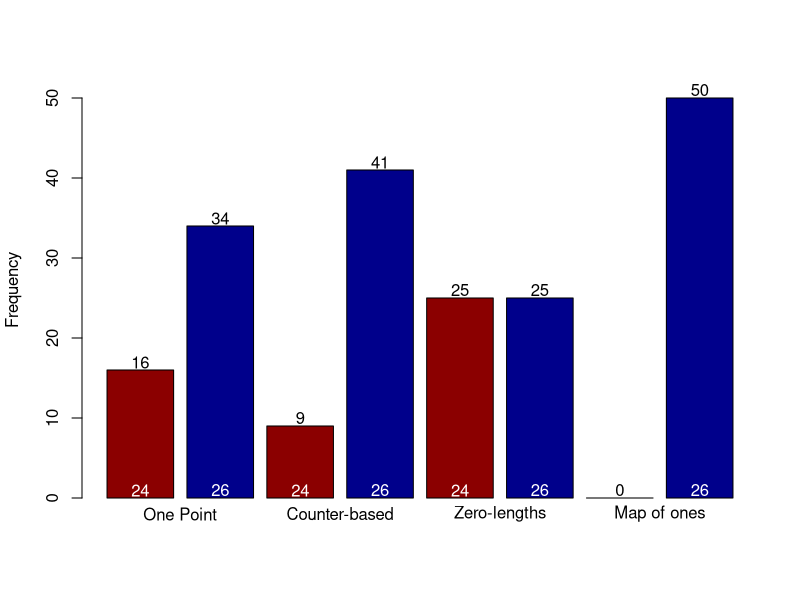
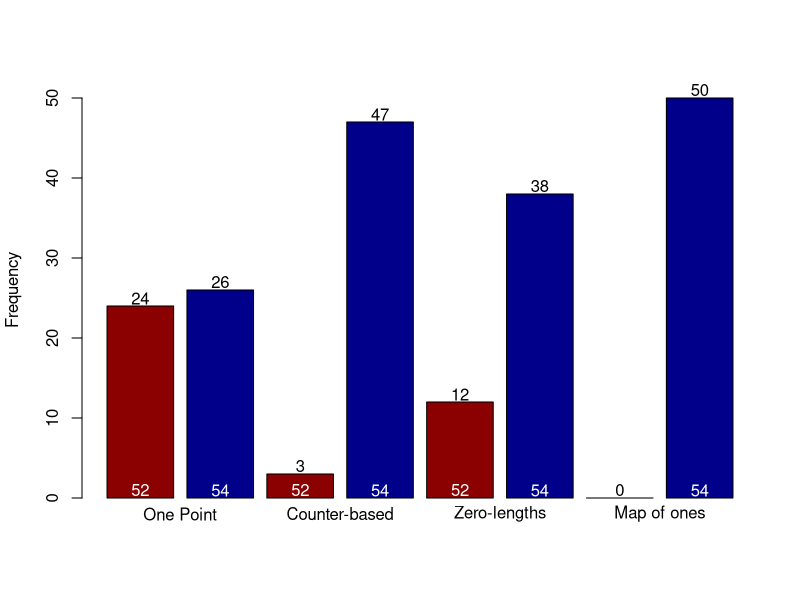
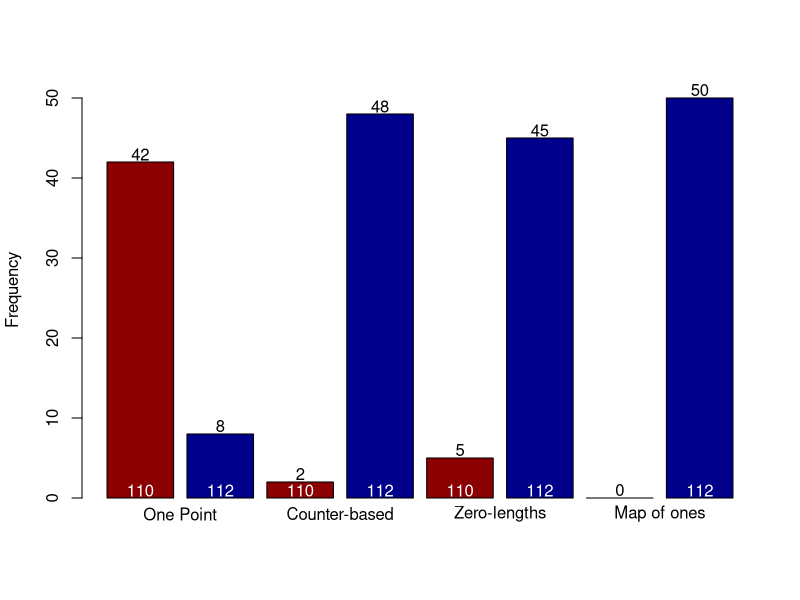

Recreate these plots in R, in order.
data <- read.csv("all_results.csv", header=FALSE, sep="\t")
names <- c("One Point", "Counter-based", "Zero-lengths", "Map of ones")

pdf("plot-nvar6.pdf")
dat <- c(table(data$V1), table(data$V2), table(data$V3), table(data$V4))
d <- c(dat[1:6], 0, dat[7])
names(d) <- c(names(dat)[1:6], names(dat)[1], names(dat)[7])
dat <- d
xx  <- barplot(dat, beside=TRUE, ylim=c(0,52), ylab="Frequency", width=0.85, col=c("dark red", "dark blue"), xaxt = "n")
text(x = xx, y = 1, label = labels(dat), col="white")
text(x = xx, y = dat + 1, label = dat)
lpos = c((xx[1] + xx[2])/2, (xx[3] + xx[4])/2, (xx[5] + xx[6])/2, (xx[7] + xx[8])/2)
text(x = lpos, y = -2, label=names, xpd=NA)
dev.off()
pdf("plot-nvar7.pdf")
dat <- c(table(data$V5), table(data$V6), table(data$V7), table(data$V8))
d <- c(dat[1:6], 0, dat[7])
names(d) <- c(names(dat)[1:6], names(dat)[1], names(dat)[7])
dat <- d
xx  <- barplot(dat, beside=TRUE, ylim=c(0,52), ylab="Frequency", width=0.85, col=c("dark red", "dark blue"), xaxt = "n")
text(x = xx, y = 1, label = labels(dat), col="white")
text(x = xx, y = dat + 1, label = dat)
lpos = c((xx[1] + xx[2])/2, (xx[3] + xx[4])/2, (xx[5] + xx[6])/2, (xx[7] + xx[8])/2)
text(x = lpos, y = -2, label=names, xpd=NA)
dev.off()
pdf("plot-nvar8.pdf")
dat <- c(table(data$V9), table(data$V10), table(data$V11), table(data$V12))
d <- c(dat[1:6], 0, dat[7])
names(d) <- c(names(dat)[1:6], names(dat)[1], names(dat)[7])
dat <- d
xx  <- barplot(dat, beside=TRUE, ylim=c(0,52), ylab="Frequency", width=0.85, col=c("dark red", "dark blue"), xaxt = "n")
text(x = xx, y = 1, label = labels(dat), col="white")
text(x = xx, y = dat + 1, label = dat)
lpos = c((xx[1] + xx[2])/2, (xx[3] + xx[4])/2, (xx[5] + xx[6])/2, (xx[7] + xx[8])/2)
text(x = lpos, y = -2, label=names, xpd=NA)
dev.off()

r <- rep(0, 18)
r[1] <- wilcox.test(data$V1, data$V2)$p.value
r[2] <- wilcox.test(data$V1, data$V3)$p.value
r[3] <- wilcox.test(data$V1, data$V4)$p.value
r[4] <- wilcox.test(data$V2, data$V3)$p.value
r[5] <- wilcox.test(data$V2, data$V4)$p.value
r[6] <- wilcox.test(data$V3, data$V4)$p.value

r[7] <- wilcox.test(data$V5, data$V6)$p.value
r[8] <- wilcox.test(data$V5, data$V7)$p.value
r[9] <- wilcox.test(data$V5, data$V8)$p.value
r[10] <- wilcox.test(data$V6, data$V7)$p.value
r[11] <- wilcox.test(data$V6, data$V8)$p.value
r[12] <- wilcox.test(data$V7, data$V8)$p.value

r[13] <- wilcox.test(data$V9, data$V10)$p.value
r[14] <- wilcox.test(data$V9, data$V11)$p.value
r[15] <- wilcox.test(data$V9, data$V12)$p.value
r[16] <- wilcox.test(data$V10, data$V11)$p.value
r[17] <- wilcox.test(data$V10, data$V12)$p.value
r[18] <- wilcox.test(data$V11, data$V12)$p.value


write.table(r, "pvalues.csv", sep="\t", col.names=FALSE, row.names=FALSE)
